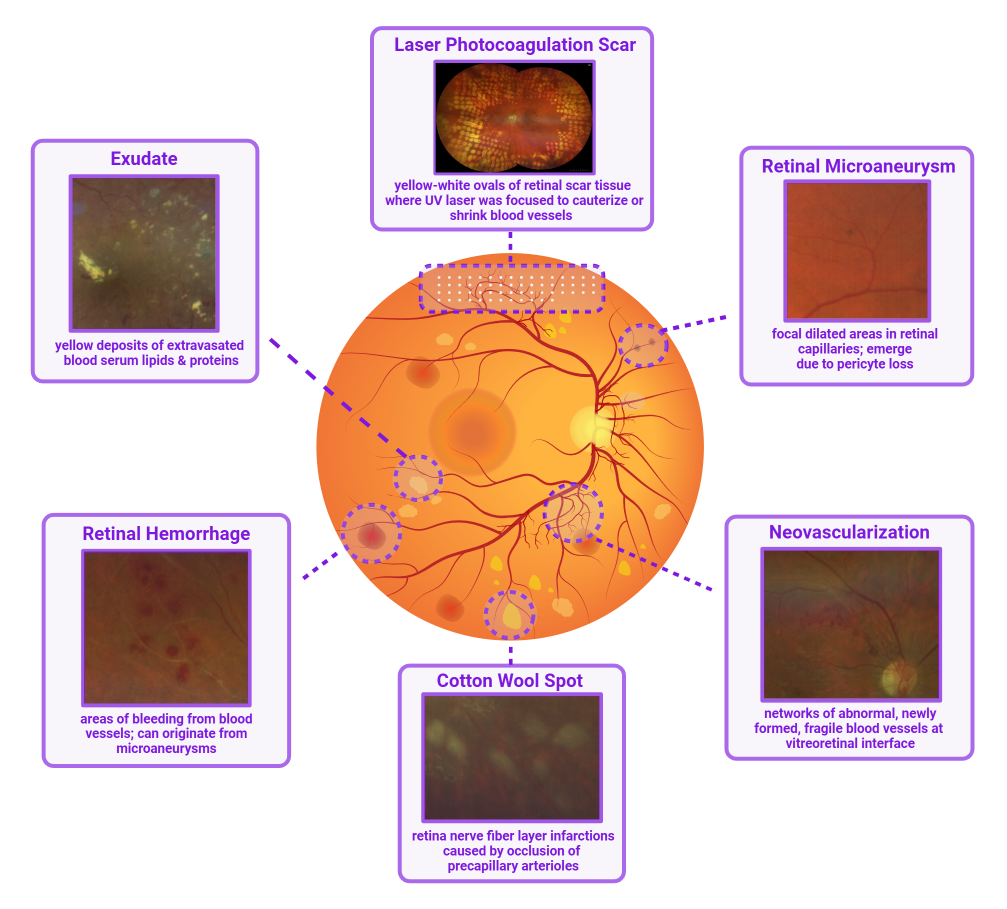
#> input picture assets/retinal lesions.png, 2013 x 1817 px (shown at 1/2 size)
$ python -i image_utils.py   (imports and definitions only)
#> lines starting #> are read from the running program, lines starting #| are printed output that depends on the picture
#> further down, picture is the input picture: shape (1817, 2013, 3); mean B, G, R 198.1, 201, 224.9
"""
Image Processing Utilities for DeepLab Training.
"""

import cv2
import numpy as np
from typing import Callable, Tuple

def _get_resizing_interpolation(original_shape: tuple, resize_shape: tuple):
    """Determines the best CV2 interpolation method."""
    original_size = np.prod(original_shape)
    resize_size = np.prod(resize_shape)

    if original_size > resize_size:
        return cv2.INTER_AREA  # Shrinking
    elif original_size < resize_size:
        return cv2.INTER_CUBIC # Expanding
    else:
        return cv2.INTER_LINEAR # Identical

def read_image_or_mask(file_name: str, as_grayscale=False, resize_dims=None) -> np.ndarray:
    """Reads and optionally resizes an image or mask."""
    file_name = str(file_name)
    use_resize_dims = (
        isinstance(resize_dims, tuple) and len(resize_dims) == 2
    )

    if as_grayscale:
        output = cv2.imread(file_name, 0)
        if output is None:
            raise IOError(f"Could not read grayscale image: {file_name}")
        if use_resize_dims:
            interpolation = cv2.INTER_NEAREST # Use NEAREST for masks
            output = cv2.resize(output, resize_dims, interpolation=interpolation)
    else:
        output = cv2.imread(file_name)
        if output is None:
            raise IOError(f"Could not read image: {file_name}")
        if use_resize_dims:
            interpolation = _get_resizing_interpolation(output.shape[:2], resize_dims)
            output = cv2.resize(output, resize_dims, interpolation=interpolation)

    return output

def _channelwise(func: Callable, image: np.ndarray) -> np.ndarray:
    """Applies a function to each channel of an image."""
    return cv2.merge([func(channel) for channel in cv2.split(image)])

def apply_clahe(image: np.ndarray, clip_limit=2.0, tile_grid_size=(8, 8)) -> np.ndarray:
    """
    Applies Contrast Limited Adaptive Histogram Equalization (CLAHE).
    Converts to LAB color space, applies CLAHE to the L-channel,
    and converts back to BGR.
    """
#> called with clip_limit = 2, tile_grid_size = (8, 8)
    def _clahe(image_channel_data: np.ndarray) -> np.ndarray:
        clahe = cv2.createCLAHE(clipLimit=clip_limit, tileGridSize=tile_grid_size)
        return clahe.apply(image_channel_data)

    # Check if image is grayscale
    if len(image.shape) == 2 or image.shape[2] == 1:
        if len(image.shape) == 3:
             # Squeeze single channel to 2D
             image = image.squeeze(axis=2)
        return _clahe(image)

    # Proceed with color image
    try:
        lab = cv2.cvtColor(image, cv2.COLOR_BGR2LAB)
#> lab: shape (1817, 2013, 3); mean of channels 0, 1, 2 211.2, 138.1, 133.8
        l, a, b = cv2.split(lab)
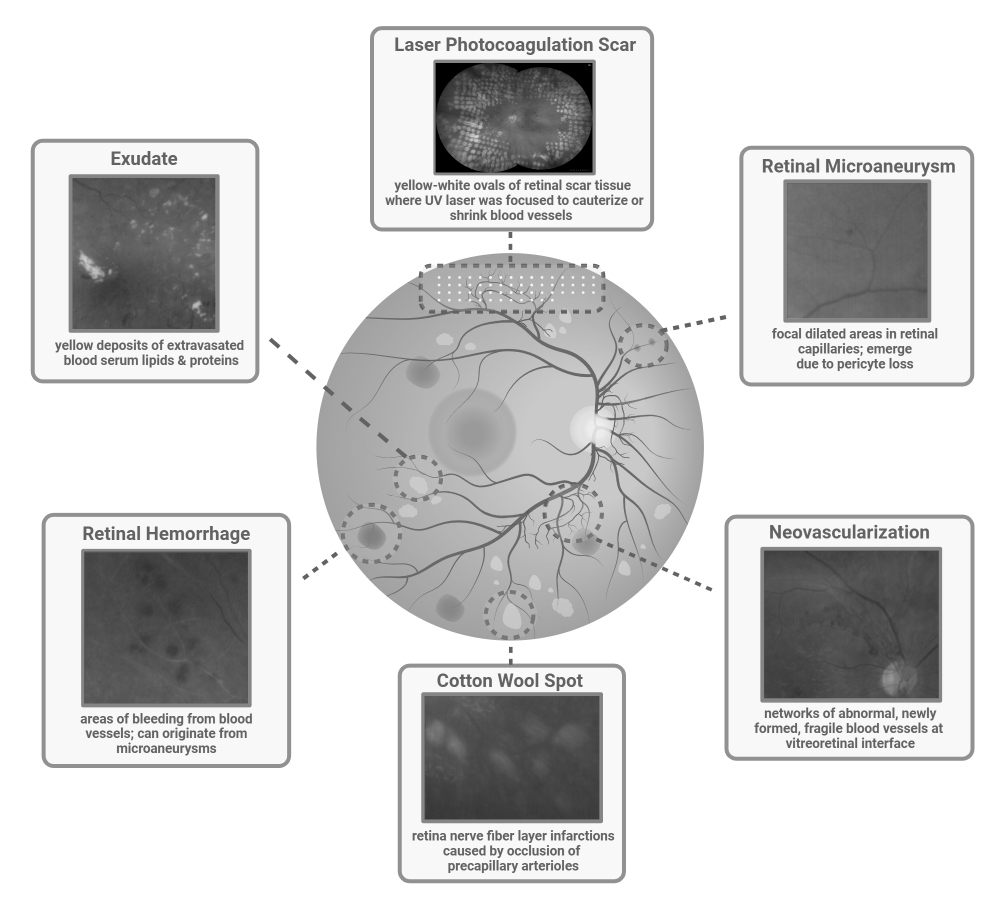
#> l: shape (1817, 2013) (shown at 1/2 size); min 0, max 255, mean 211.2
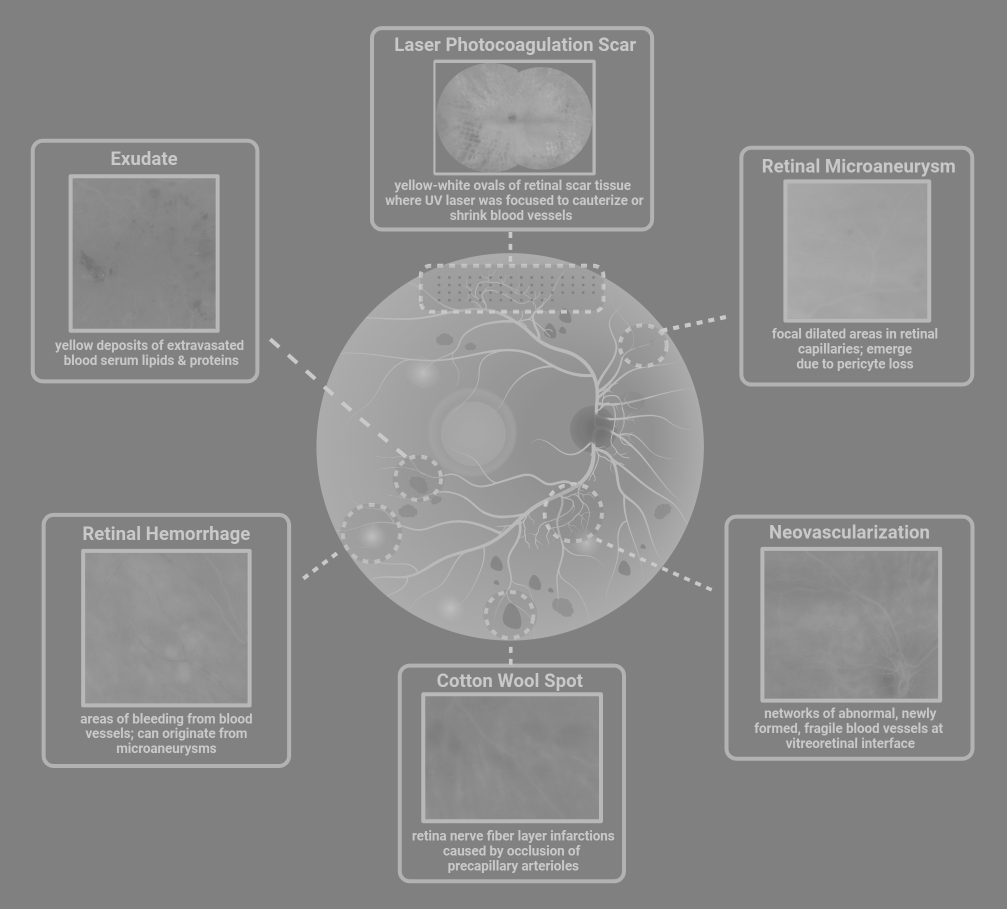
#> a: shape (1817, 2013) (shown at 1/2 size); min 111, max 201, mean 138.1
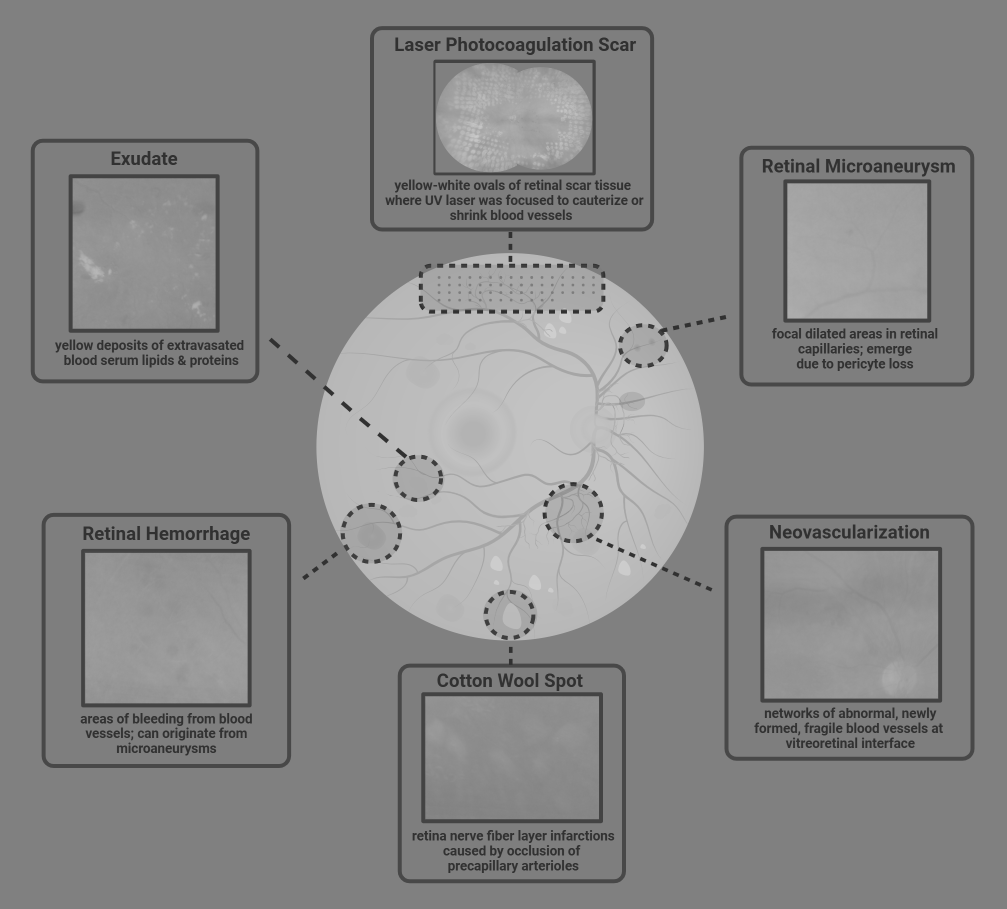
#> b: shape (1817, 2013) (shown at 1/2 size); min 49, max 206, mean 133.8
        l_clahe = _clahe(l)
        lab_clahe = cv2.merge((l_clahe, a, b))
#> lab_clahe: shape (1817, 2013, 3); mean of channels 0, 1, 2 211, 138.1, 133.8
        return cv2.cvtColor(lab_clahe, cv2.COLOR_LAB2BGR)
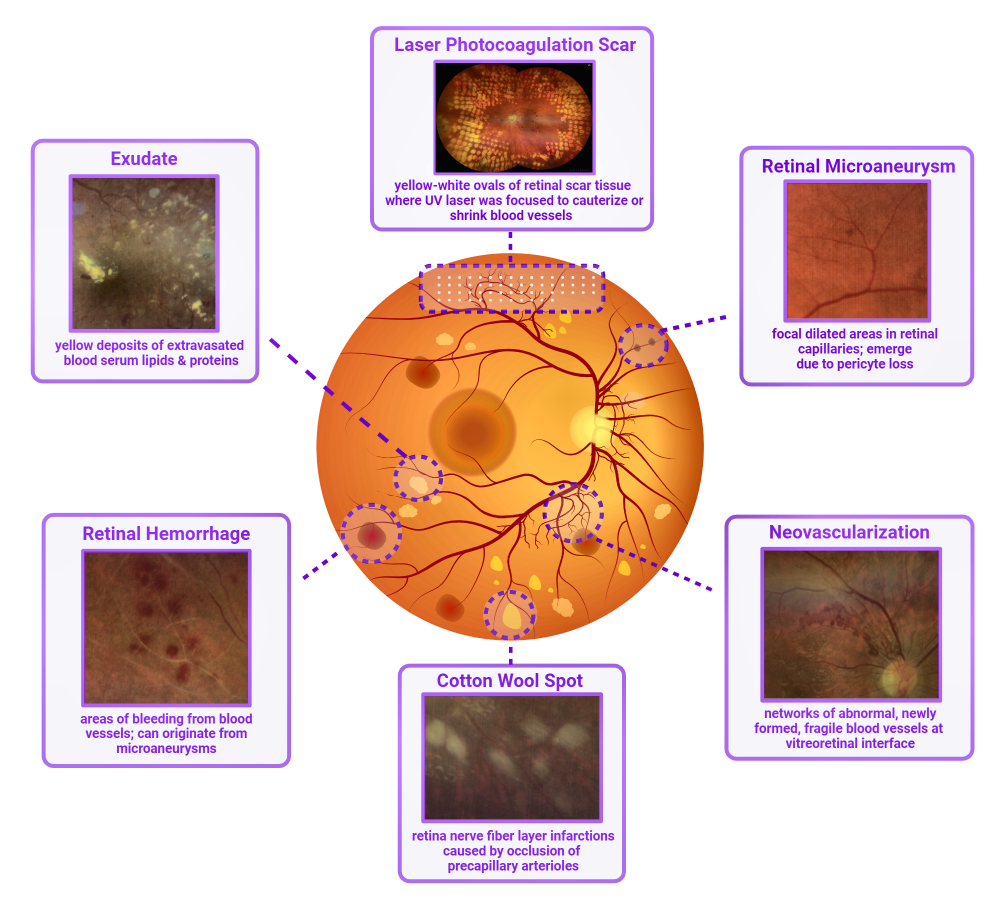
#> returned value: shape (1817, 2013, 3) (shown at 1/2 size); mean B, G, R 198.1, 200.9, 224.3
    except cv2.error:
        # Fallback for non-BGR images (e.g., RGB)
        print("Warning: CLAHE BGR-to-LAB conversion failed. Applying to channels individually.")
        return _channelwise(_clahe, image)

>>> import cv2
>>> picture = cv2.imread('../assets/retinal lesions.png')
>>> result = apply_clahe(picture)

$ run again, on assets/shap.png
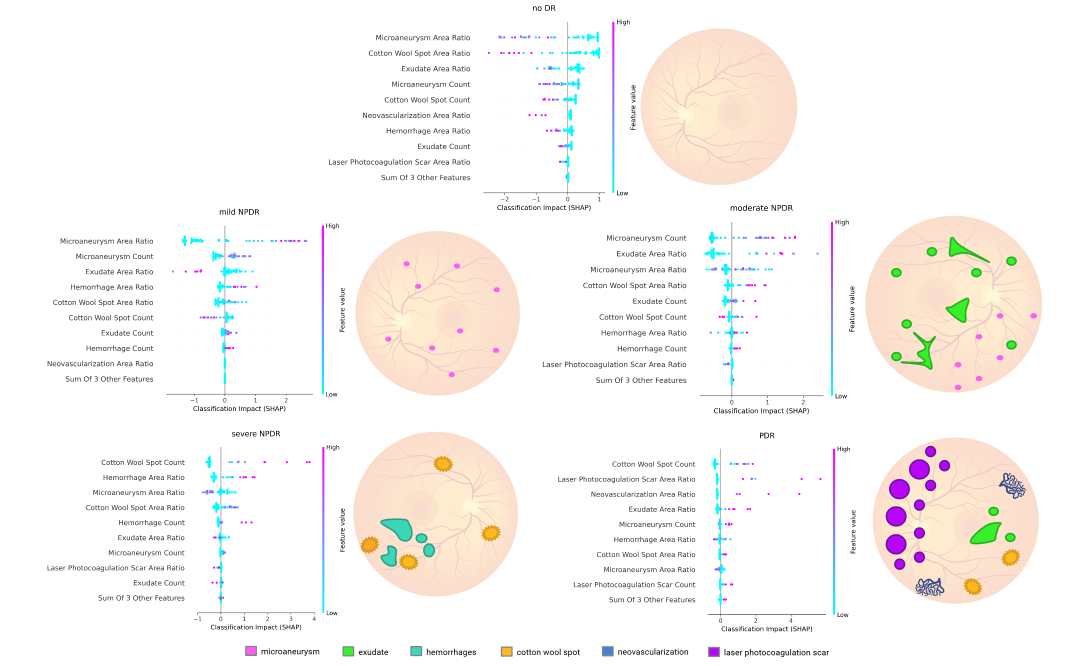
#> input picture assets/shap.png, 3213 x 1996 px (shown at 1/3 size)
#> picture is the input picture: shape (1996, 3213, 3); mean B, G, R 243.8, 246.2, 249.1
#> lab: shape (1996, 3213, 3); mean of channels 0, 1, 2 247.7, 128.8, 129.7
#> in apply_clahe, `l, a, b = cv2.split(lab)`:
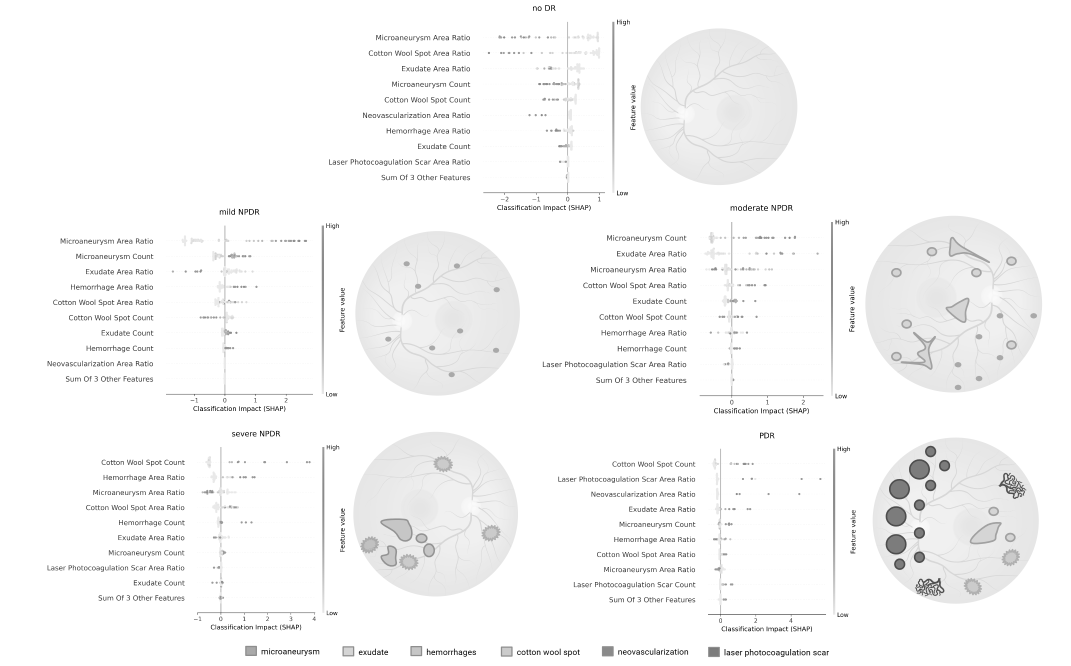
#> l: shape (1996, 3213) (shown at 1/3 size); min 0, max 255, mean 247.7
#> in apply_clahe, `l, a, b = cv2.split(lab)`:
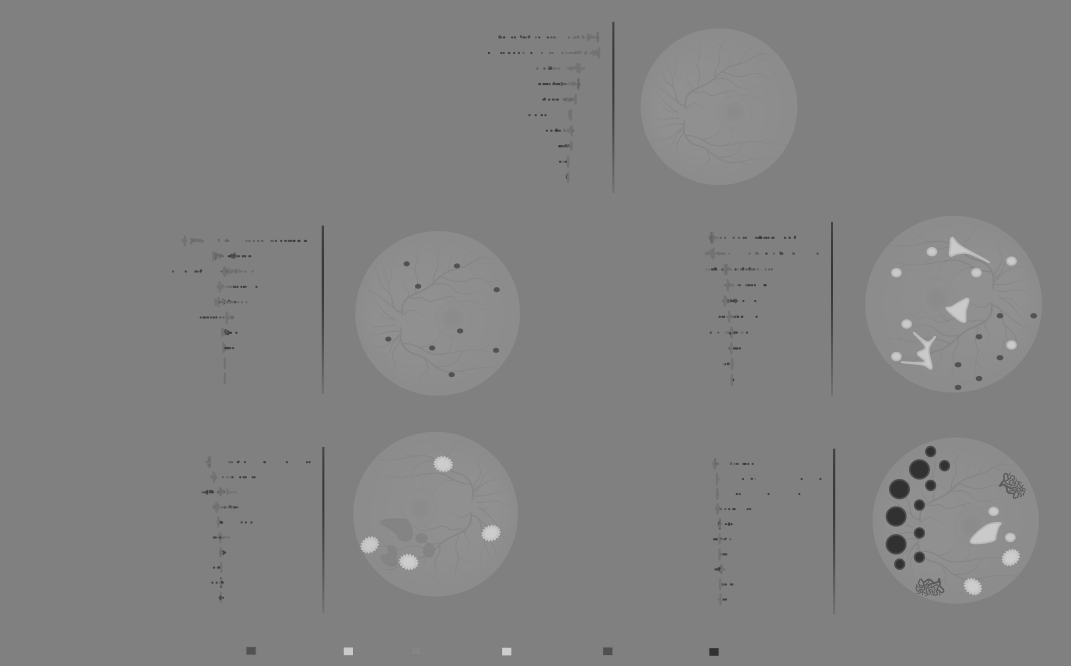
#> b: shape (1996, 3213) (shown at 1/3 size); min 49, max 205, mean 129.7
#> lab_clahe: shape (1996, 3213, 3); mean of channels 0, 1, 2 245.9, 128.8, 129.7

$ run again, on assets/workflow.png
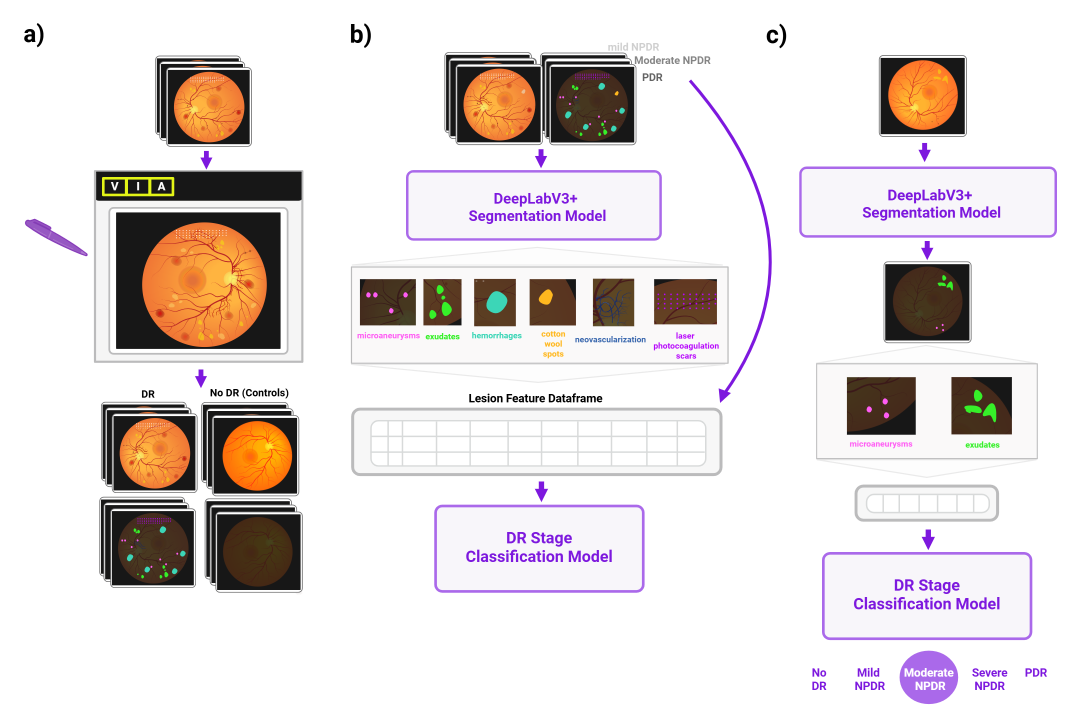
#> input picture assets/workflow.png, 3213 x 2161 px (shown at 1/3 size)
#> picture is the input picture: shape (2161, 3213, 3); mean B, G, R 218.9, 220.1, 227.2
#> lab: shape (2161, 3213, 3); mean of channels 0, 1, 2 223.3, 131, 129.8
#> in apply_clahe, `l, a, b = cv2.split(lab)`:
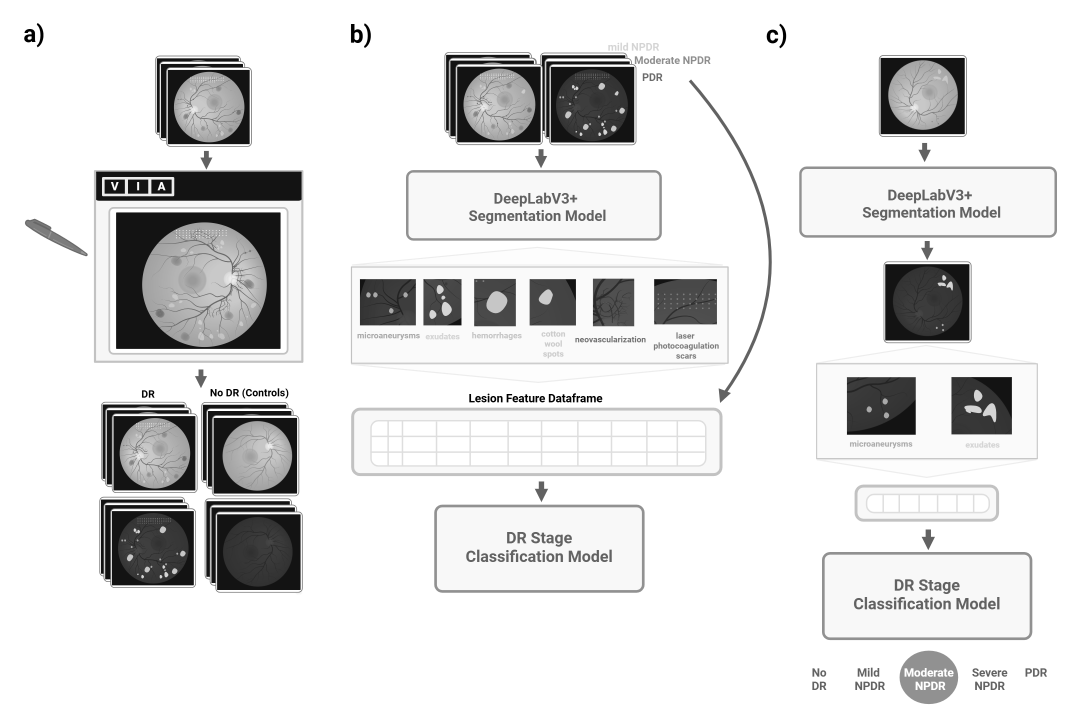
#> l: shape (2161, 3213) (shown at 1/3 size); min 0, max 255, mean 223.3
#> in apply_clahe, `l, a, b = cv2.split(lab)`:
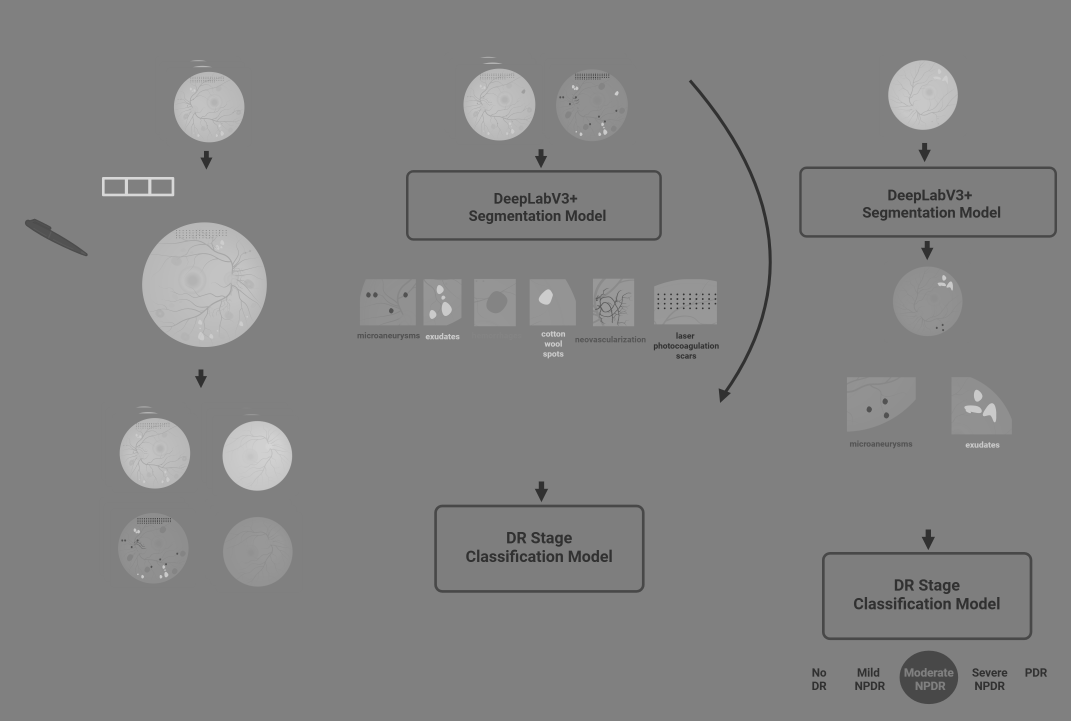
#> b: shape (2161, 3213) (shown at 1/3 size); min 49, max 216, mean 129.8
#> lab_clahe: shape (2161, 3213, 3); mean of channels 0, 1, 2 222.4, 131, 129.8
